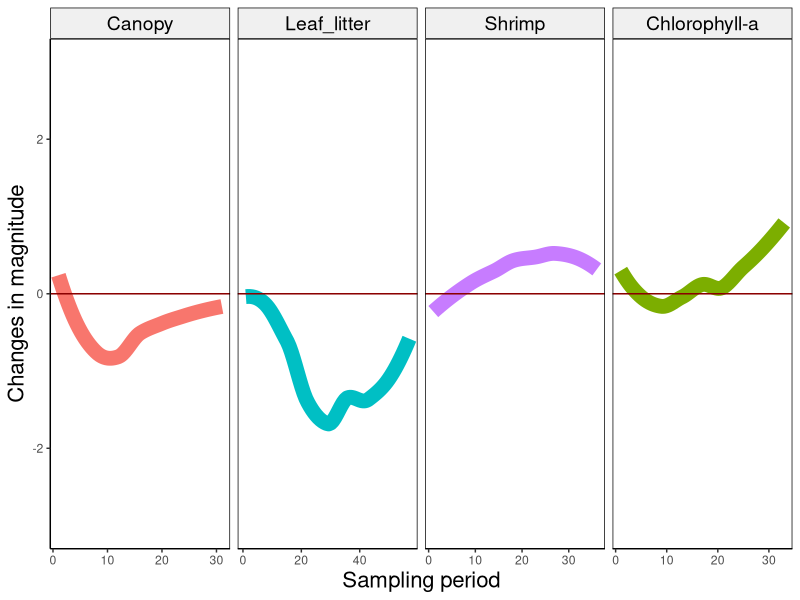

R code for this plot:




#--------------------------------------------
# QPA regression
# 21 May 2020
#PEGF
#--------------------------------------------
#


library(modelr)
library(ggplot2)
library(dplyr)
library(patchwork)

QPAregression<- read.csv("00 QPAregressions.csv")
QPAregression

QPAregression$variable_f = factor(QPAregression$variable, levels=c('Canopy','Leaf_litter','Shrimp','Chlorophyll-a'))

Regression <- ggplot(QPAregression, aes(Time, 
                                     value,
                                     color=variable)) + 
  geom_smooth(se = F, size=5)  + 

  geom_hline(yintercept = 0, color="darkred") +

xlab('Sampling period') + ylab("Changes in magnitude") + 
  theme(axis.title.x = element_text(size = 16, angle = 0)) +# axis x
  theme(axis.title.y = element_text(size = 16, angle = 90)) +
  
  ylim(-3,3) + 
#  annotate("text", x = 5, y = 2.5, label = "Increase",colour = "black", size = 6,angle = 90) +
#  annotate("text", x = 5, y = -2.5, label = "Decrease",colour = "black", size = 6,angle = 90) +
  
 # theme(legend.title=element_blank())+
 # theme(legend.text = element_text(size=20)) +
  theme(legend.position="none")+
  
  theme(panel.grid.major = element_blank(), panel.grid.minor = element_blank(),
        panel.background = element_blank(), axis.line = element_line(colour = "black")) +
  theme(panel.border = element_rect(colour = "black", fill=NA, size=0.5)) +
  
  theme(strip.text.x  = element_text(size = 14, colour = "black", angle = 0)) +
  theme(strip.background = element_rect(colour = "black", fill = "grey94")) +
  
  facet_grid(~ variable_f, scales="free_x")

Regression
  